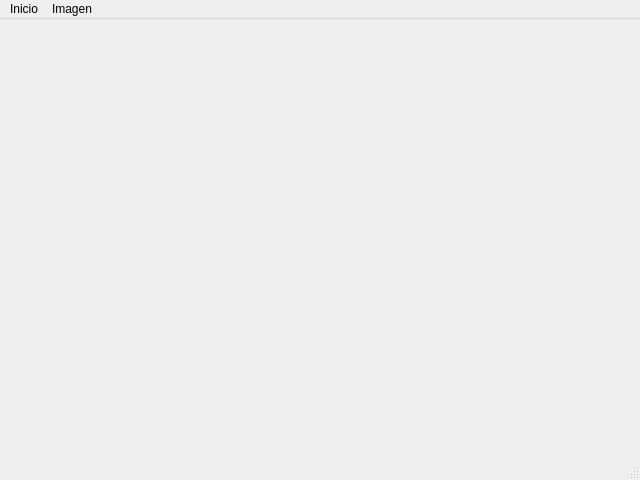
<?xml version="1.0" encoding="UTF-8"?>
<ui version="4.0">
 <class>VentanaPrincipal</class>
 <widget class="QMainWindow" name="VentanaPrincipal">
  <property name="geometry">
   <rect>
    <x>0</x>
    <y>0</y>
    <width>640</width>
    <height>480</height>
   </rect>
  </property>
  <property name="windowTitle">
   <string>Proyecto analisis deficiencias nutricionales</string>
  </property>
  <widget class="QWidget" name="centralwidget">
   <widget class="QLabel" name="imagen">
    <property name="geometry">
     <rect>
      <x>20</x>
      <y>20</y>
      <width>350</width>
      <height>350</height>
     </rect>
    </property>
    <property name="text">
     <string/>
    </property>
    <property name="scaledContents">
     <bool>true</bool>
    </property>
   </widget>
  </widget>
  <widget class="QMenuBar" name="menubar">
   <property name="geometry">
    <rect>
     <x>0</x>
     <y>0</y>
     <width>640</width>
     <height>25</height>
    </rect>
   </property>
   <widget class="QMenu" name="menuInicio">
    <property name="title">
     <string>Inicio</string>
    </property>
    <addaction name="actionAbrir_Imagen"/>
    <addaction name="actionGuardar_Imagen"/>
   </widget>
   <widget class="QMenu" name="menuImagen">
    <property name="title">
     <string>Imagen</string>
    </property>
    <addaction name="actionHistograma"/>
   </widget>
   <addaction name="menuInicio"/>
   <addaction name="menuImagen"/>
  </widget>
  <widget class="QStatusBar" name="statusbar"/>
  <action name="actionAbrir_Imagen">
   <property name="text">
    <string>Abrir Imagen</string>
   </property>
  </action>
  <action name="actionGuardar_Imagen">
   <property name="text">
    <string>Guardar Imagen</string>
   </property>
  </action>
  <action name="actionHistograma">
   <property name="text">
    <string>Histograma</string>
   </property>
  </action>
 </widget>
 <resources/>
 <connections/>
</ui>
